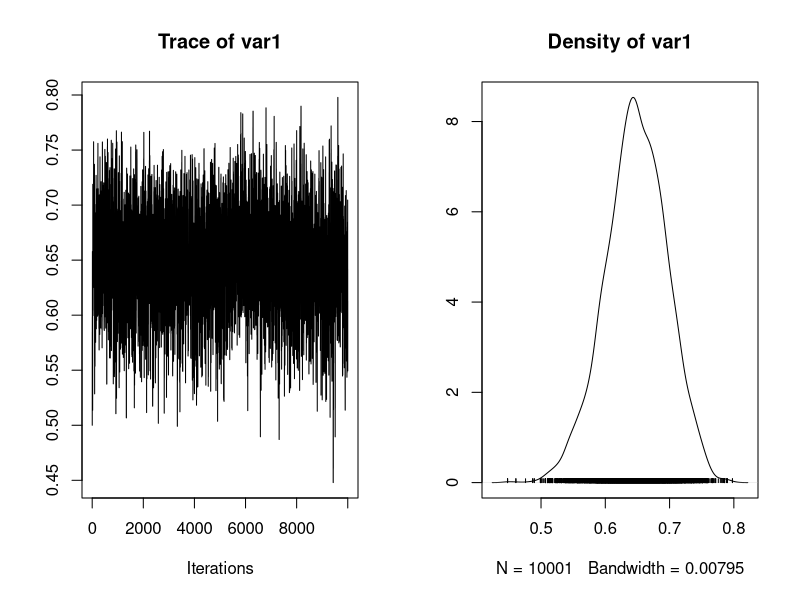
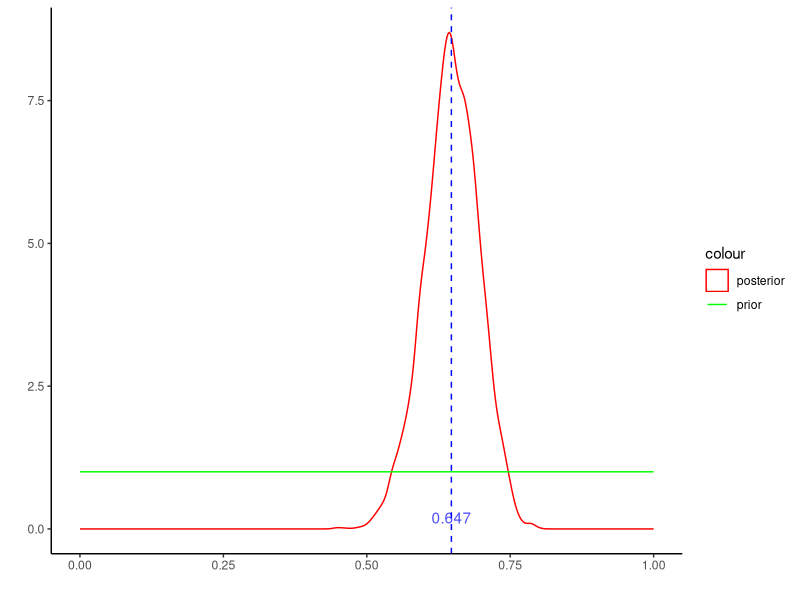
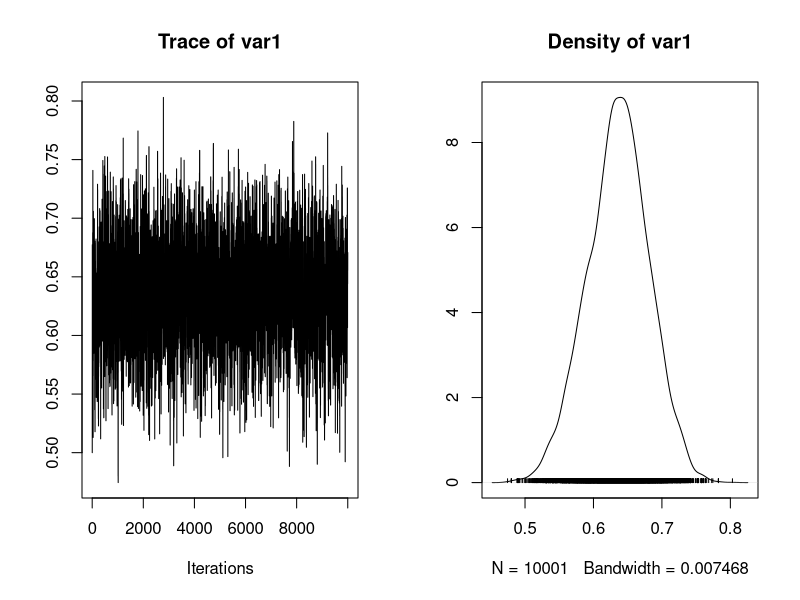
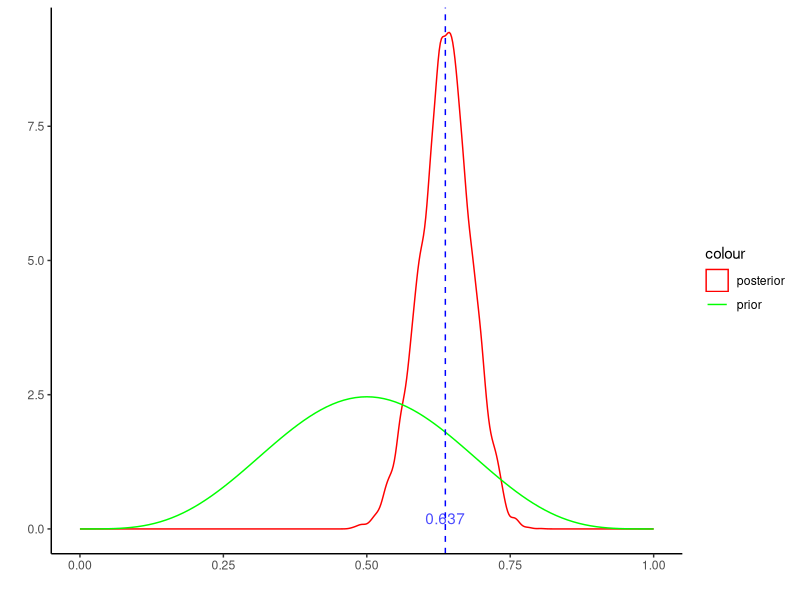
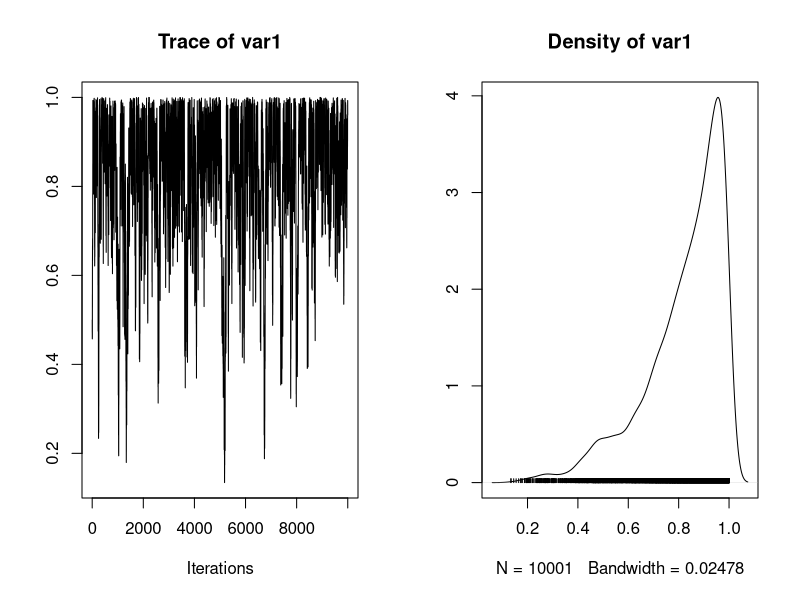
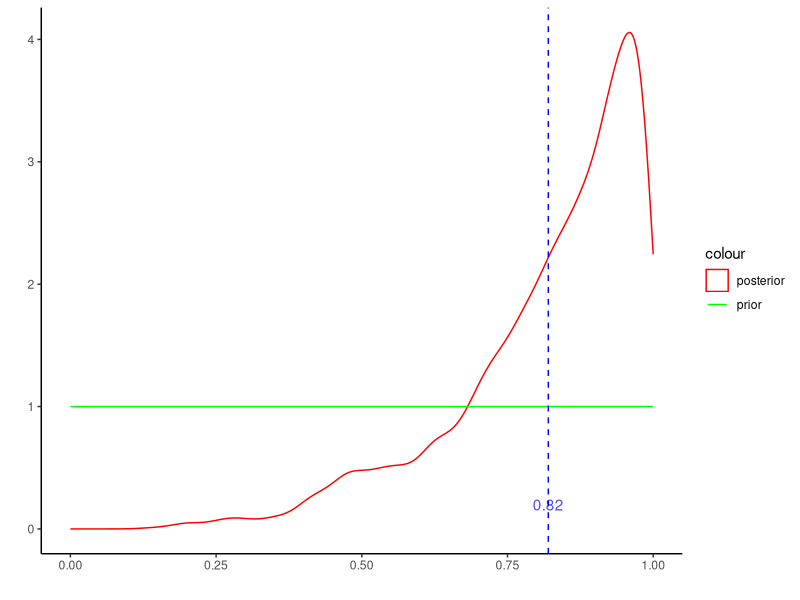
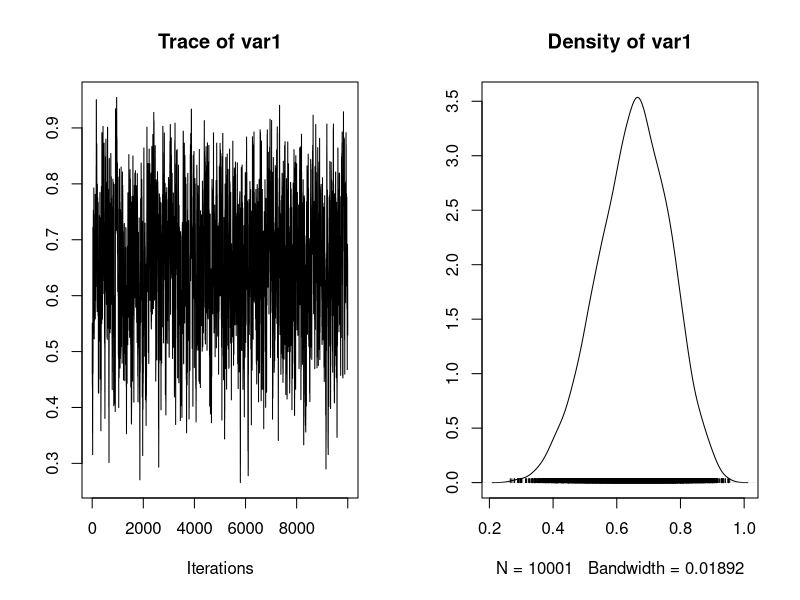
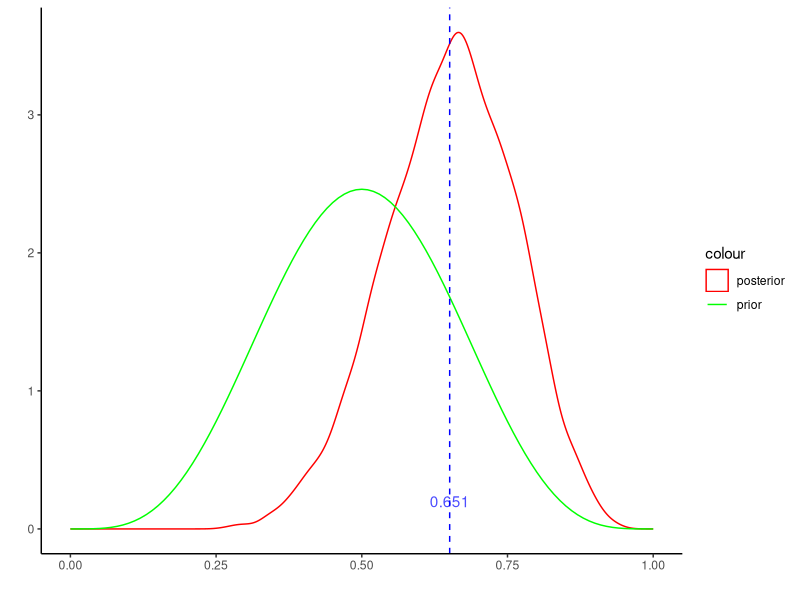

Write R code to recreate these figures, in order.

# This function calculates the probability of a 
# sequence of coin flip data, given a value of P_heads_guess
calc_prob_coin_flip_data <- function(P_heads_guess, coin_flips, log=T)
{
  # Empty list of probabilities
  probs_list = rep(NA, times=length(coin_flips))
  probs_list
  
  for (i in 1:length(coin_flips))
  {
    # Print an update
    #cat("\nAnalysing coin flip #", i, "/", length(coin_flips), sep="")
    
    # Get the current coin flip
    coin_flip = coin_flips[i]
    
    # If the coin flip is heads, give that datum
    # probability P_heads_guess.
    # If tails, give it (1-P_heads_guess)
    
    if (coin_flip == "H")
    {
      probs_list[i] = P_heads_guess
    } # End if heads
    
    if (coin_flip == "T")        
    {
      probs_list[i] = (1-P_heads_guess)
    } # End if tails
  } # End for-loop
  
  # Look at the resulting probabilities
  probs_list
  
  # We get the probability of all the data by multiplying
  # all the probabilities
  likelihood_of_data_given_P_heads_guess = prod(probs_list)
  
  if (log) 
    likelihood_of_data_given_P_heads_guess = log(likelihood_of_data_given_P_heads_guess)
  
  # Return result
  return(likelihood_of_data_given_P_heads_guess)
}


# this must be log likelihood
likelihood = function(param){
  return(calc_prob_coin_flip_data(P_heads_guess=param, coin_flips=coin_flips))
}

# 1 or 5
prior = function(param, shape1 = 1, shape2 = 1){
  return(dbeta(param, shape1 = shape1, shape2 = shape2, log = T))
}

# window size
getProposal = function(current, n=1, w = .01) {
  proposal = current + runif(n, min = -(w/2), max = (w/2)) 
  return(proposal)
}

accept = function(proposal, current, prior_shape) {
  if (proposal < 0 | proposal > 1) 
    return(FALSE);
  ratio = exp( likelihood(proposal) + 
                 prior(proposal, shape1 = prior_shape, shape2 = prior_shape) - 
                 likelihood(current) - 
                 prior(current, shape1 = prior_shape, shape2 = prior_shape) )
  if (ratio > runif(1)){
    return(TRUE)
  }else{
    return(FALSE)
  }
}

run_metropolis_MCMC = function(startvalue, iterations, prior_shape){
  cat("Prior beta(", prior_shape, ", ", prior_shape, ")\n")
  chain = array(dim = c(iterations+1,1))
  chain[1,] = startvalue
  reject = 0
  accept = 0
  i=1
  while (i <= iterations) {
    #cat("i = ", i, " : ")
    proposal = getProposal(chain[i,], w=.2) 
    isAccepted = accept(proposal, chain[i,], prior_shape)
    
    if (isAccepted) {
      #cat(" accept ", proposal, "\n")
      chain[i+1,] = proposal
      accept = accept + 1
    } else {
      #cat(" reject ", proposal, "\n")
      chain[i+1,] = chain[i,]
      reject = reject + 1
    }
    i = i + 1
  }
  cat("\nAccept = ", accept, ", reject  = ", reject, "\n")
  
  return(mcmc(chain))
}

createPlot = function(chain, chain_len, prior_shape, burnin=.1) {
  # rm burnin
  posterior = chain[(chain_len*burnin):chain_len, 1]
  length(posterior)
  
  library("tidyverse")
  df = tibble(x = posterior, dist = rep("posterior", length(posterior)))
  
  library("ggplot2")
  p <- ggplot(df, aes(x=x)) + 
    geom_density(aes(colour = "posterior")) + 
    stat_function(fun = function(x) dbeta(x, prior_shape, prior_shape), 
                  aes(colour = "prior")) +
    xlim(0, 1) + scale_colour_manual(values = c("red", "green")) + 
    xlab("") + ylab("") + theme_classic() + 
    # Add mean line
    geom_vline(aes(xintercept=mean(posterior)), color="blue", linetype="dashed", size=.5) +
    annotate(geom="text", x=mean(posterior), y=0.2, label=round(mean(posterior),3), 
             color="blue", alpha=.7)
  return(p)
}



####### data 1 #######

# Here are 100 coin flips:
coin_flips = c('H','T','H','T','H','H','T','H','H','H','T','H','H','T','T','T','T','H','H','H','H','H','H','H','H','H','H','H','H','H','H','H','H','T','T','T','H','T','T','T','H','T','T','T','H','H','H','T','T','H','H','H','T','H','H','H','T','T','H','H','H','H','H','H','H','T','T','H','H','H','H','T','T','H','H','H','T','T','H','H','H','H','H','H','T','T','T','H','H','H','H','H','H','T','H','T','H','H','T','T')

# Look at the data
coin_flips
length(coin_flips[coin_flips=='H'])

# some likelihoods :
calc_prob_coin_flip_data(P_heads_guess=0.5, coin_flips=coin_flips)
calc_prob_coin_flip_data(P_heads_guess=0.6, coin_flips=coin_flips)
calc_prob_coin_flip_data(P_heads_guess=0.7, coin_flips=coin_flips)


####### case 1 #######

library(coda)

startvalue = c(0.5) # P_heads_guess
chain_len = 10000

# data 100 flip, 65 head
# prior beta(1,1)
chain = run_metropolis_MCMC(startvalue, chain_len, prior_shape=1)

summ = summary(chain[(chain_len*.1):chain_len,])
plot(chain)

p <- createPlot(chain, chain_len, prior_shape = 1)
p
ggsave("b11d100.pdf", p, width = 5, height = 5)

####### case 2 #######

# data 100 flip, 65 head
# prior beta(5,5)
chain = run_metropolis_MCMC(startvalue, chain_len, prior_shape=5)

summ = summary(chain[(chain_len*.1):chain_len,])
plot(chain)

p <- createPlot(chain, chain_len, prior_shape = 5)
p
ggsave("b55d100.pdf", p, width = 5, height = 5)

####### case 3 #######

coin_flips = c('H','H','H','H')
               
# data 4 flip, 4 head
# prior beta(1,1)
chain = run_metropolis_MCMC(startvalue, chain_len, prior_shape=1)

summ = summary(chain[(chain_len*.1):chain_len,])
plot(chain)

p <- createPlot(chain, chain_len, prior_shape = 1)
p
ggsave("b11d4.pdf", p, width = 5, height = 5)


####### case 3 #######

# data 4 flip, 4 head
# prior beta(5,5)
chain = run_metropolis_MCMC(startvalue, chain_len, prior_shape=5)

summ = summary(chain[(chain_len*.1):chain_len,])
plot(chain)

p <- createPlot(chain, chain_len, prior_shape = 5)
p
ggsave("b55d4.pdf", p, width = 5, height = 5)


